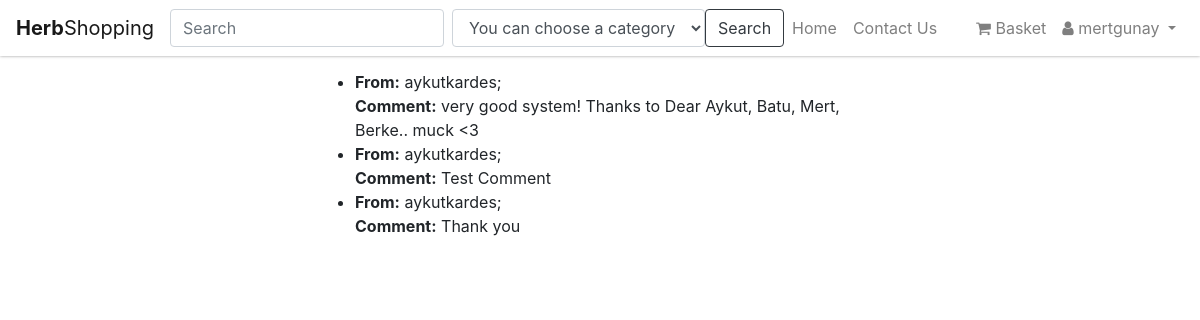
/feedbacks/ (signed in), run on the app's committed database.
### apps/profiles/models.py (models this page shows, shortened)
class User(AbstractUser):
    user_type           = models.CharField(max_length=2, choices=USER_TYPE_CHOICES, default=CUSTOMER)
    adress              = models.CharField(max_length=220, null=True, blank=True)
    postcode            = models.PositiveSmallIntegerField(null=True, blank=True)
    country             = CountryField()

### apps/shop/models.py (models this page shows)
class Comment(models.Model):
    owner           = models.ForeignKey(settings.AUTH_USER_MODEL, on_delete=models.CASCADE)
    comment         = models.TextField(max_length=500)

### apps/shop/views.py (the view)
# urls.py: url(r'^feedbacks/$', FeedBacksListView.as_view(), name='feedbacks'),
class FeedBacksListView(LoginRequiredMixin, ListView):
    template_name = 'shop/feedbacks.html'
    queryset = Comment.objects.all()
    context_object_name = 'feedbacks'

### apps/shop/templates/shop/feedbacks.html
{% extends "base.html" %}
{% block content %}
  <div class="col-6 mx-auto">
    <ul>
      {% for feedback in feedbacks %}
        <li><b>From:</b> {{feedback.owner.username}};<br>
          <b>Comment:</b> {{feedback.comment}}</li>
      {% endfor %}
    </ul>
  </div>
{% endblock content %}

### apps/templates/include/nav.html (shortened to what this page needs)
{% load static %}
<nav class="navbar fixed-top navbar-expand-md navbar-light bg-light">
  <a class="navbar-brand" href="{% url 'shop:home' %}"><b>Herb</b>Shopping</a>
  <div class="collapse navbar-collapse" id="navbarSupportedContent">
    <form method="get" action="{% url 'shop:search' %}" class="form-inline">
      <input class="form-control mr-sm-2" type="search" name="search" placeholder="Search" aria-label="Search" value="{{request.GET.search}}">
      <div class="form-group">
        <select name="category" class="form-control" id="sel1">
          <option value="0">You can choose a category</option>
        </select>
      </div>
    <button class="btn btn-outline-dark my-2 my-sm-0" type="submit">Search</button>
    </form>
    <ul class="navbar-nav">
      <li class="nav-item"><a class="nav-link" href="/">Home</a></li>
      <li class="nav-item"><a class="nav-link" href="{% url 'shop:contact_us' %}">Contact Us</a></li>
    </ul>
    {% if user.is_authenticated %}
    <ul class="navbar-nav ml-auto">
      {% if user.user_type == '4' %}
      <li class="nav-item">
        <a class="nav-link" href="{% url 'shop:cart' %}">
          <i class="fa fa-shopping-cart" aria-hidden="true"></i> Basket
        </a>
      </li>
      {% endif %}
      <li class="nav-item dropdown">
        <a class="nav-link dropdown-toggle" href="#" id="navbarDropdownMenuLink" data-toggle="dropdown" aria-haspopup="true" aria-expanded="false">
          <i class="fa fa-user"></i> {{ request.user }} </a>
      </li>
    </ul>
  </div>
  {% else %}
  <ul class="navbar-nav ml-auto">
    <li class="nav-item"><a class="nav-link" href="{% url 'users:login' %}">Sign In</a></li>
    <li class="nav-item"><a class="nav-link" href="{% url 'users:register' %}">Sign Up</a></li>
  </ul>
  {% endif %}
</nav>

### ms/static/se301/css/style.css (style rules this page uses)
html { overflow-y: scroll; }
body { margin-top: 70px; }
.navbar { -webkit-box-shadow: 0 0px 3px 0px #999; -moz-box-shadow: 0 0px 3px 0px #999; box-shadow: 0 0px 3px 0px #999; background-color: #FFF !important; }
html { font-size: 1rem; }

### data on the page
User: user "mertgunay"
Comment: owner.username "aykutkardes", comment "very good system! Thanks to Dear Aykut, Batu, Mert, Berke.. muck <3"
Comment: owner.username "aykutkardes", comment "Test Comment"
Comment: owner.username "aykutkardes", comment "Thank you"
